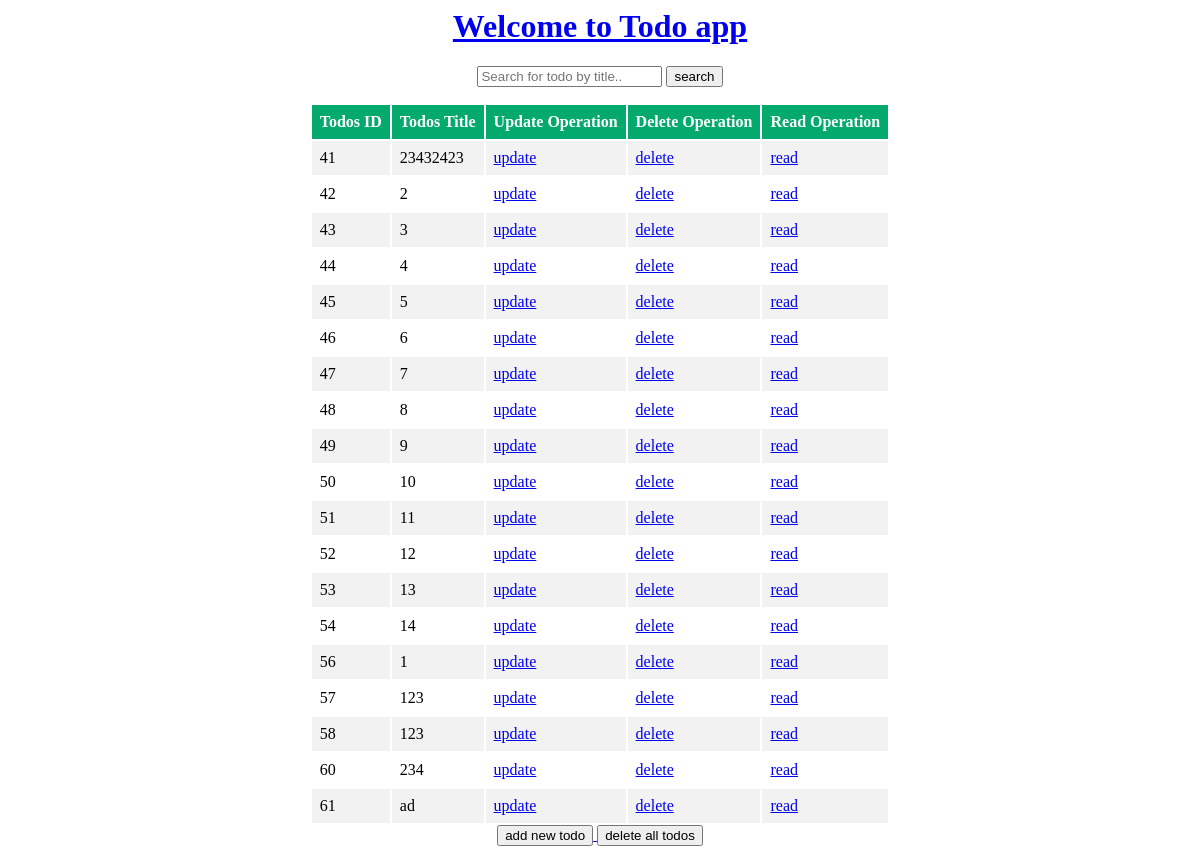
Page /todo_app/ on the committed database.
### todo_app/models.py (models this page shows, shortened)
class Todo(models.Model):
    title = models.CharField(max_length=50, null=False)
    content = models.TextField(null=True)

### todo_app/views.py (the view)
# urls.py: path("", views.index, name="index"),
def index(request):
    context = {
        "todo_list": Todo.objects.all(),
    }
    return render(request, 'todo_app/index.html', context)

### todo_app/templates/todo_app/index.html (shortened to what this page needs)
{% load static %}
<link rel="stylesheet" type="text/css" href="{% static 'todo_app/style.css' %}">
<a href="{% url 'todo_app:index' %}"> <h1>Welcome to Todo app</h1> </a>
<body class="content">
    <div class="content">
        <div class="container">
            <form action="{% url 'todo_app:search_todo' %}" method="get">
                <input class="search-bar" type="text" name="search-bar" placeholder="Search for todo by title.." />
                <button type="submit" > search</button>
            </form>
            {% if todo_list %}
                <table>
                    <tr>
                        <th>Todos ID</th>
                        <th>Todos Title</th>
                        <th>Update Operation</th>
                        <th>Delete Operation</th>
                        <th>Read Operation</th>
                    </tr>
                    {% for todo in todo_list %}
                    <tr>
                        <td> {{ todo.id }} </td>
                        <td> {{ todo.title }} </td>
                        <td>
                            <a href="{% url 'todo_app:details_for_update' todo.id %}">update</a>
                        </td>
                        <td>
                            <a href="{% url 'todo_app:details_for_delete' todo.id %}">delete</a>
                        </td>
                        <td>
                            <a href="{% url 'todo_app:details_for_read' todo.id %}">read</a>
                        </td>
                    </tr>
                    {% endfor %}
                </table>
            {% else %}
                <p>No todos are available.</p>
            {% endif %}
            <a href="{% url 'todo_app:create_todo'  %}"><button>add new todo</button> </a>
            <a href="{% url 'todo_app:details_for_delete_all_todos' %}"><button>delete all todos</button> </a>
        </div>
    </div>
</body>

### todo_app/static/todo_app/style.css (style rules this page uses)
.content { text-align: center; }
table { margin-left:auto; margin-right:auto; }
th, td { padding: 8px; }
tr:nth-child(even) { background-color: #f2f2f2 }
th { background-color: #04AA6D; color: white; }

### rows in the picture
Todo: id "41", title "23432423"
Todo: id "42", title "2"
Todo: id "43", title "3"
Todo: id "44", title "4"
Todo: id "45", title "5"
Todo: id "46", title "6"
Todo: id "47", title "7"
Todo: id "48", title "8"
Todo: id "49", title "9"
Todo: id "50", title "10"
Todo: id "51", title "11"
Todo: id "52", title "12"
Todo: id "53", title "13"
Todo: id "54", title "14"
Todo: id "56", title "1"
Todo: id "57", title "123"
Todo: id "58", title "123"
Todo: id "60", title "234"
Todo: id "61", title "ad"
